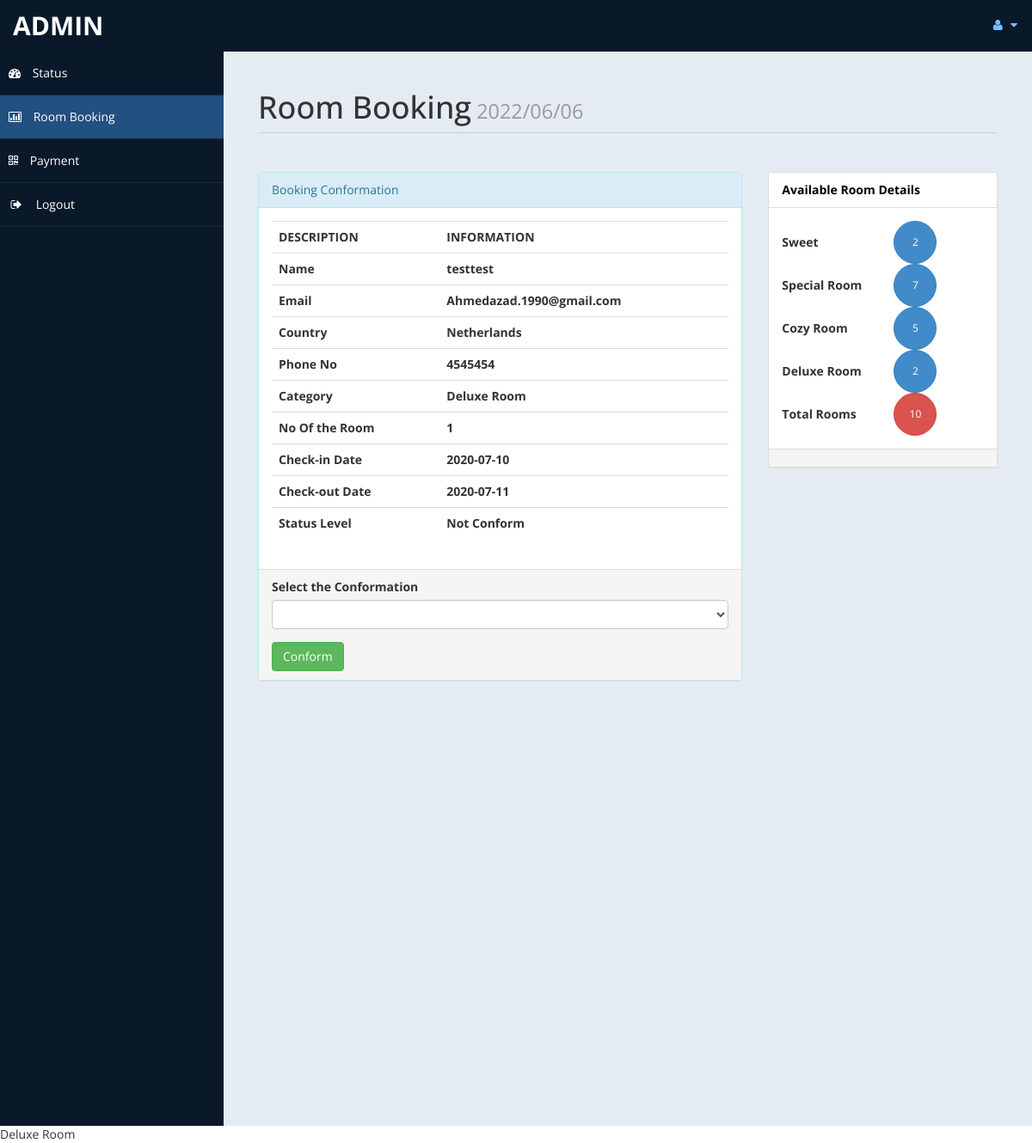
Screenshot of /admin/roombook.php?rid=92 (signed in) with the database file from the repository.
### tables this page shows
CREATE TABLE `reservations` (
  `id` int(11) NOT NULL,
  `f_name` varchar(50) NOT NULL,
  `l_name` varchar(50) NOT NULL,
  `phone` varchar(50) NOT NULL,
  `email` varchar(100) NOT NULL,
  `city` varchar(50) NOT NULL,
  `country` varchar(50) NOT NULL,
  `room_id` int(11) NOT NULL,
  `customer_id` int(11) NOT NULL,
  `start` date NOT NULL,
  `end` date NOT NULL,
  `invoice` text NOT NULL,
  `payment_status` tinyint(1) NOT NULL,
  `room_category` varchar(50) NOT NULL,
  `amount` int(11) NOT NULL,
  `confirmation` varchar(50) DEFAULT 'Not Conform'
);

### admin/roombook.php (the view, shortened to what this page needs)
<?php
		if(!isset($_GET["rid"]))
		{
			 header("location:index.php");
		}
		else {
				$curdate=date("Y/m/d");
				include ('db.php');
				$id = $_GET['rid'];
				$sql ="SELECT * FROM reservations WHERE id = '$id'";
                $re_stmt = $pdo->query($sql);
				while($row= $re_stmt->fetch(PDO::FETCH_BOTH))
				{
					$fname = $row['f_name'];
					$lname = $row['l_name'];
					$email = $row['email'];
					$country = $row['country'];
					$Phone = $row['phone'];
					$troom = $row['room_category'];
					$nroom = $row['amount'];
					$cin = $row['start'];
					$cout = $row['end'];
					$sta = $row['confirmation'];
				}
	}
			?>
<!DOCTYPE html>
<html xmlns="http://www.w3.org/1999/xhtml">
<head>
    <link href="public/bootstrap.css" rel="stylesheet" />
    <link href="public/font-awesome.css" rel="stylesheet" />
    <link href="public/js/morris/morris-0.4.3.min.css" rel="stylesheet" />
    <link href="public/custom-styles.css" rel="stylesheet" />
</head>
<body>
    <div id="wrapper">
        <nav class="navbar navbar-default top-navbar" role="navigation">
            <div class="navbar-header">
                <a class="navbar-brand" href="home.php"> <?php echo $_SESSION["username"]; ?> </a>
            </div>
            <ul class="nav navbar-top-links navbar-right">
                <li class="dropdown">
                    <a class="dropdown-toggle" data-toggle="dropdown" href="#" aria-expanded="false">
                        <i class="fa fa-user fa-fw"></i> <i class="fa fa-caret-down"></i>
                    </a>
                </li>
            </ul>
        </nav>
        <nav class="navbar-default navbar-side" role="navigation">
            <div class="sidebar-collapse">
                <ul class="nav" id="main-menu">
                    <li>
                        <a  href="home.php"><i class="fa fa-dashboard"></i> Status</a>
                    </li>
					<li>
                        <a class="active-menu" href="roombook.php"><i class="fa fa-bar-chart-o"></i> Room Booking</a>
                    </li>
                    <li>
                        <a href="payment.php"><i class="fa fa-qrcode"></i> Payment</a>
                    </li>
                    <li>
                        <a href="logout.php"><i class="fa fa-sign-out fa-fw"></i> Logout</a>
                    </li>
					</ul>
            </div>
        </nav>
        <div id="page-wrapper">
            <div id="page-inner">
                <div class="row">
                    <div class="col-md-12">
                        <h1 class="page-header">
                            Room Booking<small>	<?php echo  $curdate; ?> </small>
                        </h1>
                    </div>
					<div class="col-md-8 col-sm-8">
                    <div class="panel panel-info">
                        <div class="panel-heading">
                           Booking Conformation
                        </div>
                        <div class="panel-body">
							<div class="table-responsive">
                                <table class="table">
                                    <tr>
                                            <th>DESCRIPTION</th>
                                            <th>INFORMATION</th>
                                        </tr>
                                        <tr>
                                            <th>Name</th>
                                            <th><?php echo $fname.$lname; ?> </th>
                                        </tr>
										<tr>
                                            <th>Email</th>
                                            <th><?php echo $email; ?> </th>
                                        </tr>
										<tr>
                                            <th>Country </th>
                                            <th><?php echo $country;  ?></th>
                                        </tr>
										<tr>
                                            <th>Phone No </th>
                                            <th><?php echo $Phone; ?></th>
                                        </tr>
										<tr>
                                            <th>Category</th>
                                            <th><?php echo $troom; ?></th>
                                        </tr>
										<tr>
                                            <th>No Of the Room </th>
                                            <th><?php echo $nroom; ?></th>
                                        </tr>
										<tr>
                                            <th>Check-in Date </th>
                                            <th><?php echo $cin; ?></th>
                                        </tr>
										<tr>
                                            <th>Check-out Date</th>
                                            <th><?php echo $cout; ?></th>
                                        </tr>
										<tr>
                                            <th>Status Level</th>
                                            <th><?php echo $sta; ?></th>
                                        </tr>
                                </table>
                            </div>
                        </div>
                        <div class="panel-footer">
                            <form method="post">
										<div class="form-group">
														<label>Select the Conformation</label>
														<select name="conf"class="form-control">
															<option value selected>	</option>
															<option value="Conform">Conform</option>
														</select>
										 </div>
							<input type="submit" name="co" value="Conform" class="btn btn-success">
							</form>
                        </div>
                    </div>
					</div>
					<?php
						$rsql ="select * from rooms";
						$rre= $pdo->query($rsql);
						$r =0 ;
						$sc =0;
						$gh = 0;
						$sr = 0;
						$dr = 0;
						while($rrow=$rre->fetch(PDO::FETCH_BOTH))
						{
							$r = $r + 1;
							$s = $rrow['bed'];
							if($s=="single" )
							{
								$sc = $sc+ 1;
							}
							if($s=="double")
							{
								$gh = $gh + 1;
							}
							if($s=="triple" )
							{
								$sr = $sr + 1;
							}
							if($s=="quad" )
							{
								$dr = $dr + 1;
							}
						}
						?>
						<?php
						$csql ="select * from payment";
						$cre= $pdo->query($csql);
						$cr =0 ;
						$csc =0;
						$cgh = 0;
						$csr = 0;
						$cdr = 0;
						while($crow= $cre->fetch(PDO::FETCH_BOTH))
						{
							$cr = $cr + 1;
						}
					?>
					<div class="col-md-4 col-sm-4">
                    <div class="panel panel-default">
                        <div class="panel-heading">
                           Available Room Details
                        </div>
                        <div class="panel-body">
						<table width="200px">
							<tr>
								<td><b>Sweet</b></td>
								<td><button type="button" class="btn btn-primary btn-circle"><?php
									$f1 =$sc - $csc;
									if($f1 <=0 )
									{	$f1 = "NO";
										echo $f1;
									}
									else{
											echo $f1;
									}
								?> </button></td>
							</tr>
							<tr>
								<td><b>Special Room</b>	 </td>
								<td><button type="button" class="btn btn-primary btn-circle"><?php
								$f2 =  $gh -$cgh;
								if($f2 <=0 )
									{	$f2 = "NO";
										echo $f2;
									}
									else{
											echo $f2;
									}
								?> </button></td>
							</tr>
							<tr>
								<td><b>Cozy Room	 </b></td>
								<td><button type="button" class="btn btn-primary btn-circle"><?php
								$f3 =$sr - $csr;
								if($f3 <=0 )
									{	$f3 = "NO";
										echo $f3;
									}
									else{
											echo $f3;
									}
								?> </button></td>
							</tr>
							<tr>
								<td><b>Deluxe Room</b>	 </td>
								<td><button type="button" class="btn btn-primary btn-circle"><?php
								$f4 =$dr - $cdr;
								if($f4 <=0 )
									{	$f4 = "NO";
										echo $f4;
									}
									else{
											echo $f4;
									}
								?> </button></td>
							</tr>
							<tr>
								<td><b>Total Rooms	</b> </td>
								<td> <button type="button" class="btn btn-danger btn-circle"><?php
								$f5 =$r-$cr;
								if($f5 <=0 )
									{	$f5 = "NO";
										echo $f5;
									}
									else{
											echo $f5;
									}
								 ?> </button></td>
							</tr>
						</table>
						</div>
                        <div class="panel-footer">
                        </div>
                    </div>
					</div>
                </div>
                </div>
         </div>
        </div>
</body>
</html>
<?php
print_r($troom);
						?>

### admin/public/custom-styles.css (style rules this page uses)
body { font-family: 'Open Sans', sans-serif; }
#wrapper { width: 100%; background:#09192A; }
#page-wrapper { padding: 15px 15px; min-height: 600px; background:#E5EBF2; }
#page-inner { width:100%; margin:10px 20px 10px 0px; background-color:transparent; padding:10px; min-height:1200px; }
h1, .h1, h2, .h2, h3, .h3 { margin-top: 7px; margin-bottom: -5px; }
.page-header { padding-bottom: 9px; margin: 10px 0 45px; border-bottom: 1px solid #C7D1DD; }
.panel-default > .panel-heading { color: #000; background-color: #FFFFFF; border-color: #ddd; font-weight:bold; }
.top-navbar { margin:0px; }
.top-navbar .navbar-brand { color: #fff; width: 260px; text-align: left; height: 60px; font-size: 30px; font-weight: 700; text-transform: uppercase; line-height: 30px; }
.top-navbar .nav > li { position: relative; display: inline-block; }
.top-navbar .nav > li > a { position: relative; display: block; padding: 19px 15px; color: #77C0FD; }
.active-menu { background-color:#225081!important; }
.sidebar-collapse , .sidebar-collapse .nav { background:none; }
.sidebar-collapse .nav { padding:0; }
.sidebar-collapse .nav > li > a { color:#fff; background:transparent; text-shadow:none; }
.sidebar-collapse > .nav > li > a { padding:15px 10px; }
.sidebar-collapse > .nav > li { border-bottom: 1px solid rgba(107, 108, 109, 0.19); }
.navbar-side { border:none; background-color: transparent; }
.top-navbar { background:#09192A; border-bottom:none; }
.top-navbar .nav > li > a > i { margin-right: 2px; }
.navbar-default { border:0px solid black; }
.navbar-header { background: #09192A; }
.nav > li > a > i { margin-right:10px; }
.btn-circle { width: 50px; height: 50px; padding: 6px 0; -webkit-border-radius: 25px; -moz-border-radius: 25px; border-radius: 25px; text-align: center; font-size: 12px; line-height: 1.428571429; }
@media (min-width:768px) { #page-wrapper { margin: 0 0 0 260px; padding: 15px 30px; min-height: 1200px; } }
@media (min-width:768px) { .navbar-side { z-index: 1; position: absolute; width: 260px; } }
@media (min-width:768px) { .navbar { border-radius: 0px; } }

### rows the page displays
reservations: f_name "test", l_name "test", email "Ahmedazad.1990@gmail.com", country "Netherlands", phone "4545454", room_category "Deluxe Room", amount "1", start "2020-07-10", end "2020-07-11", confirmation "Not Conform"

### other values shown
$_SESSION["username"] "ADMIN"
$f1 "2"
$f2 "7"
$f3 "5"
$f4 "2"
$f5 "10"
